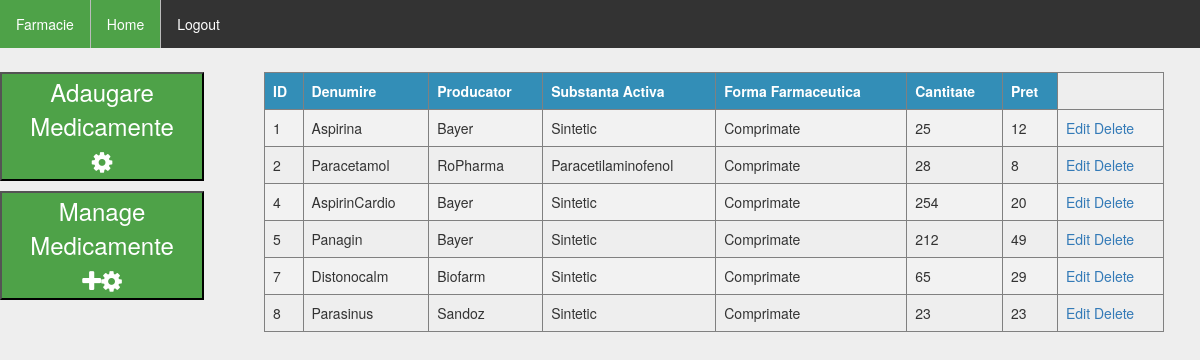
/listcat.php, run on the app's committed database.
### tables this page shows
CREATE TABLE `medsinsert` (
  `id` int(11) NOT NULL,
  `denumire` varchar(120) NOT NULL,
  `producator` varchar(120) NOT NULL,
  `substantaActiva` varchar(120) NOT NULL,
  `formaFarmaceutica` varchar(120) NOT NULL,
  `cantitate` int(11) NOT NULL,
  `pret` int(11) NOT NULL
);

### listcat.php (the view, shortened to what this page needs)
<?php
$db = dbcon();
	require ("header.php");
?>
<div>
	<ul style="margin-bottom: 2%;">
		<li><p class="activea"  style="background:#4EA248">Farmacie</p></li>
		<li><a class="active" href="home.php">Home</a></li>
		<li style="float:left;"><a href="Authentication/logout.php">Logout</a></li>
	</ul>
</div>
<div style="float:left;width: 17%;">
<button style="font-size:24px;width:100%;color:white;background:#4EA248;margin-bottom: 5%;"><a href="ListCat.php" style="color:white;">Adaugare Medicamente</a><br><i class="fa fa-cog" aria-hidden="true"></i></button>
<button style="font-size:24px;width:100%;color:white;background:#4EA248;margin-bottom: 5%;"><a href="Addcat.php" style="color:white;">Manage Medicamente</a><br><i class="fa fa-plus" aria-hidden="true"></i><i class="fa fa-cog" aria-hidden="true"></i></button>
</div>
<div style="float:right;width: 75%;margin-left: 5%;margin-right: 3%;">
<table border="1px" cellpadding="5px" cellspacing="0">
  <tr>
    <th>ID</th>
    <th>Denumire</th>
    <th>Producator</th>
    <th>Substanta Activa</th>
    <th>Forma Farmaceutica</th>
    <th>Cantitate</th>
    <th>Pret</th>
  </tr>
  <?php
    $smtm = $db->prepare('SELECT * FROM `medsinsert` ');
    $smtm->execute();
    $result = $smtm->fetchAll();
    foreach($result as $row){
  ?>
  <tr>
    <td><?=$row['id'];?></td>
    <td><?=$row['denumire'];?></td>
    <td><?=$row['producator'];?></td>
    <td><?=$row['substantaActiva'];?></td>
    <td><?=$row['formaFarmaceutica'];?></td>
    <td><?=$row['cantitate'];?></td>
    <td><?=$row['pret'];?></td>
    <td>
      <a href="editcat.php?id=<?=$row['id'];?>">Edit</a>
      <a href="delcat.php?id=<?=$row['id'];?>">Delete</a>
    </td>
  </tr>
  <?php
    }
  ?>
</table>
</div>
<?php
require ("footer.php");
?>

### header.php
<!DOCTYPE html>
<html>
<head>
 <link href="//netdna.bootstrapcdn.com/bootstrap/3.1.0/css/bootstrap.min.css" rel="stylesheet">
 <link rel="stylesheet" href="https://cdnjs.cloudflare.com/ajax/libs/font-awesome/4.7.0/css/font-awesome.min.css">
 <link rel="stylesheet" type="text/css" media="all" href="style.css">
</head>
<body>

### style.css (style rules this page uses)
body { background-color: #eee; padding: 0; margin: 0; }
ul { list-style-type: none; margin: 0; padding: 0; overflow: hidden; background-color: #333; }
li { float: left; border-right:1px solid #bbb; }
li:last-child { border-right: none; }
li a { display: block; color: white; text-align: center; padding: 14px 16px; text-decoration: none; }
.active { background-color: #4EA248 !important; }
.activea { background-color: #4EA248 !important; display: block; color: white; text-align: center; padding: 14px 16px; text-decoration: none; }
p { margin:0!important; }
table { border-collapse: collapse; width: 100%; }
th, td { text-align: left; padding: 8px; }
tr:nth-child(even) { background-color: #f2f2f2 }
th { background-color: #338eb7; color: white; }
button { "font-size:24px;width:100%;color:white;background:#4EA248 !important;margin-bottom: 10%;" }

### data on the page
medsinsert: id "1", denumire "Aspirina", producator "Bayer", substantaActiva "Sintetic", formaFarmaceutica "Comprimate", cantitate "25", pret "12"
medsinsert: id "2", denumire "Paracetamol", producator "RoPharma", substantaActiva "Paracetilaminofenol", formaFarmaceutica "Comprimate", cantitate "28", pret "8"
medsinsert: id "4", denumire "AspirinCardio", producator "Bayer", substantaActiva "Sintetic", formaFarmaceutica "Comprimate", cantitate "254", pret "20"
medsinsert: id "5", denumire "Panagin", producator "Bayer", substantaActiva "Sintetic", formaFarmaceutica "Comprimate", cantitate "212", pret "49"
medsinsert: id "7", denumire "Distonocalm", producator "Biofarm", substantaActiva "Sintetic", formaFarmaceutica "Comprimate", cantitate "65", pret "29"
medsinsert: id "8", denumire "Parasinus", producator "Sandoz", substantaActiva "Sintetic", formaFarmaceutica "Comprimate", cantitate "23", pret "23"
